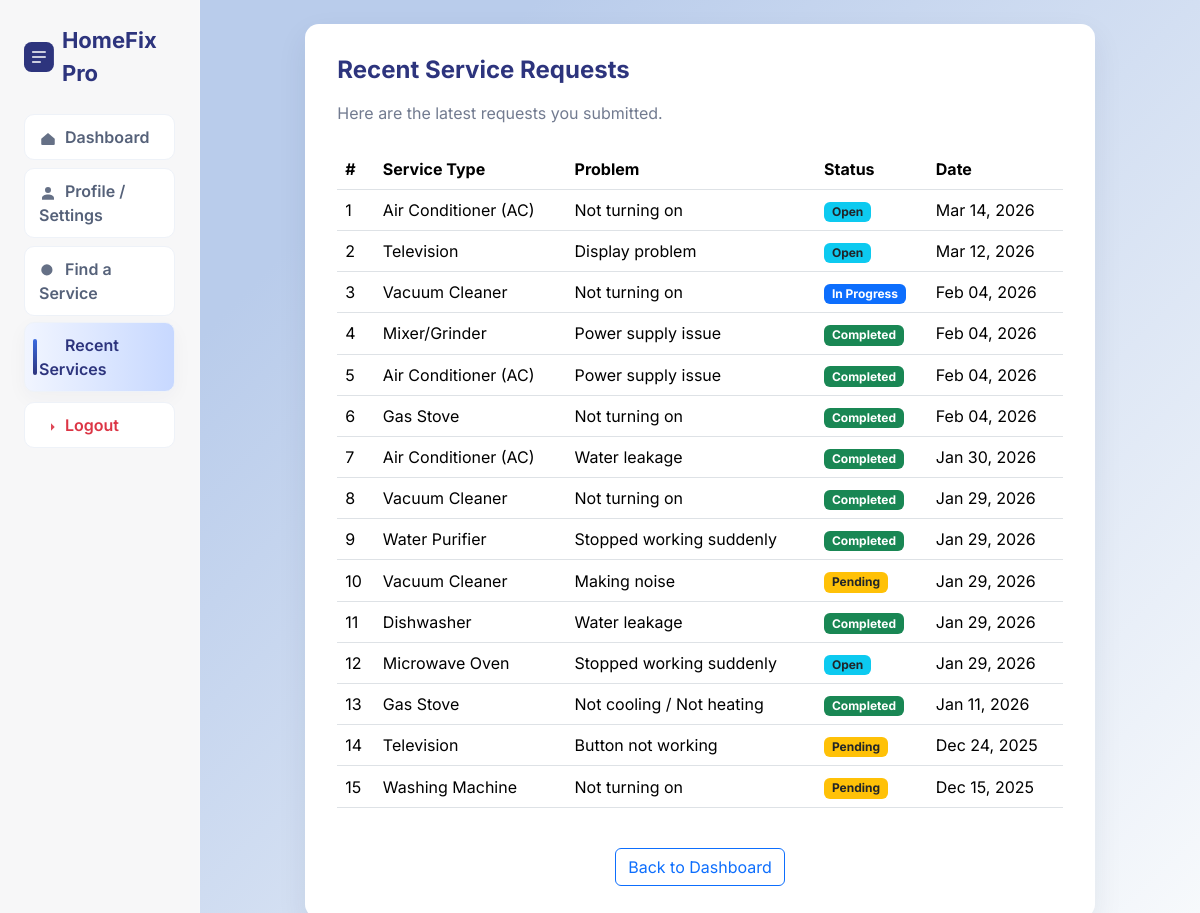
Page /recentservices/ (signed in) on the earlier database version.
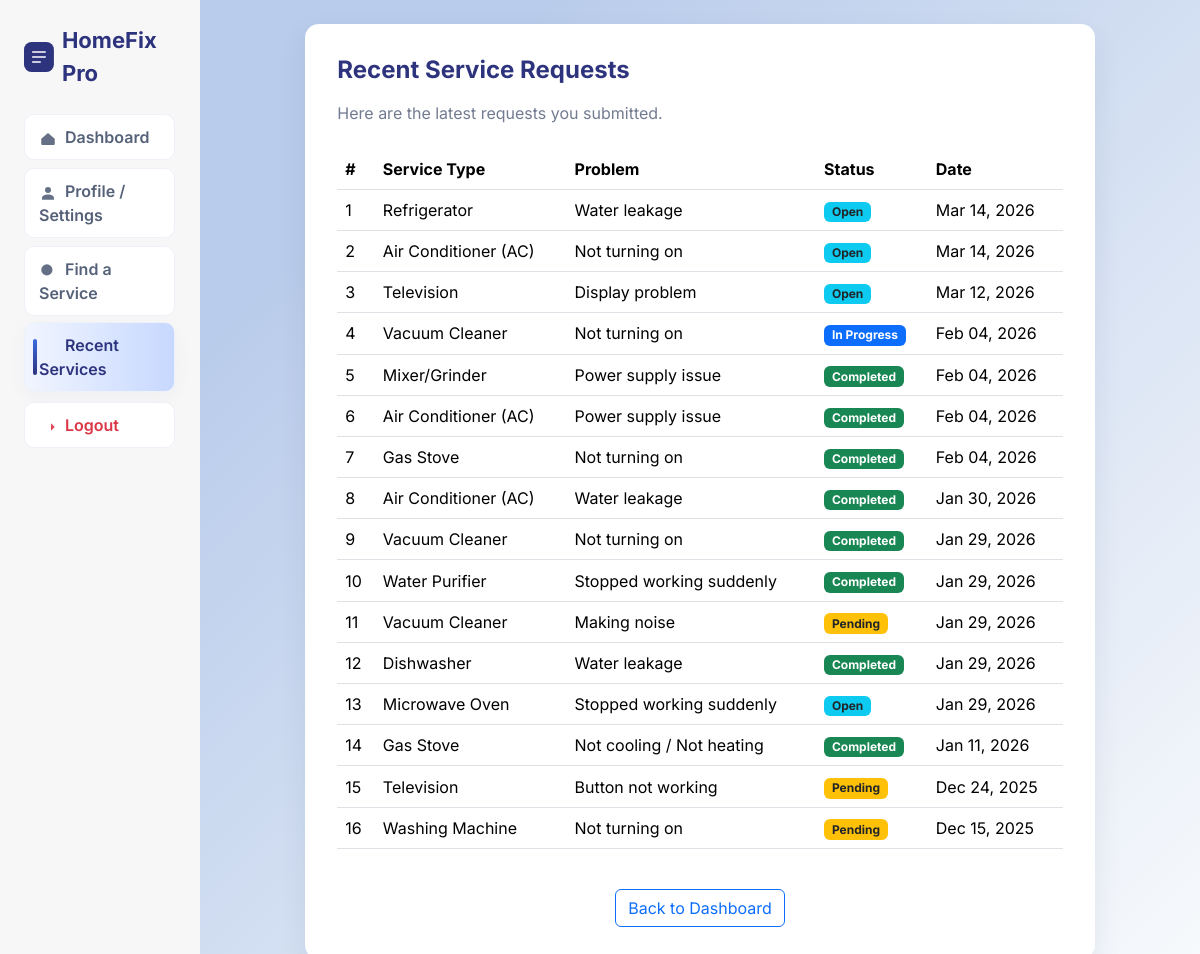
Same page on the later database version.
### homeservice/models.py (models this page shows)
class ServiceRequest(models.Model):
    STATUS_CHOICES = [
        ('pending', 'Pending'),
        ('open', 'Open for Technicians'),
        ('assigned', 'Assigned'),
        ('rescheduled', 'Rescheduled'),
        ('accepted', 'Accepted by User'),
        ('reschedule_rejected', 'Reschedule Rejected'),
        ('completed', 'Completed'),
    ]
    user = models.ForeignKey(User, on_delete=models.CASCADE, related_name='requests')
    technician = models.ForeignKey(
        User,
        on_delete=models.SET_NULL,
        null=True,
        blank=True,
        related_name='assigned_jobs'
    )
    service_type = models.CharField(max_length=100)
    problem_description = models.TextField()
    address = models.TextField()
    location = models.CharField(max_length=100, default='')  # Service area for technician matching
    preferred_date = models.DateField(null=True, blank=True)
    preferred_time = models.TimeField(null=True, blank=True)
    suggested_date = models.DateField(null=True, blank=True)
    suggested_time = models.TimeField(null=True, blank=True)
    status = models.CharField(
        max_length=20,
        choices=STATUS_CHOICES,
        default='pending'
    )
    created_at = models.DateTimeField(auto_now_add=True)
    completed_at = models.DateTimeField(null=True, blank=True)
    class Meta:
        pass
    service_amount = models.DecimalField(
        max_digits=8,
        decimal_places=2,
        null=True,
        blank=True
    )
    invoice_number = models.CharField(
        max_length=50,
        null=True,
        blank=True
    )
    invoice_generated = models.BooleanField(default=False)
    rating = models.IntegerField(
        null=True,
        blank=True,
        choices=[(1, '1 Star'), (2, '2 Stars'), (3, '3 Stars'), (4, '4 Stars'), (5, '5 Stars')]
    )
    review = models.TextField(null=True, blank=True)

### homeservice/views.py (the view)
# urls.py: path("recentservices/", views.recentservices, name="recentservices"),
@login_required
def recentservices(request):
    if Technician.objects.filter(user=request.user).exists():
        return redirect('techniciandashboard')
    services = ServiceRequest.objects.filter(user=request.user).order_by("-created_at")
    return render(request, "homeservice/recentservices.html", {"services": services})

### homeservice/templates/homeservice/recentservices.html (shortened to what this page needs)
<!DOCTYPE html>
<html lang="en">
<head>
    <link href="https://cdn.jsdelivr.net/npm/bootstrap@5.3.2/dist/css/bootstrap.min.css" rel="stylesheet">
</head>
<body>
<div class="container-fluid">
    <div class="row">
        <aside class="col-md-3 col-lg-2 sidebar p-4">
            <div class="d-flex align-items-center gap-2 mb-4">
                <svg width="36" height="36" viewBox="0 0 24 24" fill="#2d347d">
                    <rect width="24" height="24" rx="6"/><path d="M7 12h10M7 8h10M7 16h6" stroke="white" stroke-width="1.3" stroke-linecap="round" stroke-linejoin="round"/>
                </svg>
                <span class="brand">HomeFix Pro</span>
            </div>
            <div class="d-grid gap-2">
                <a href="/dashboard/" class="side-item text-decoration-none"><svg viewBox="0 0 24 24" xmlns="http://www.w3.org/2000/svg"><path d="M3 11.5L12 4l9 7.5v7A1.5 1.5 0 0 1 19.5 20h-15A1.5 1.5 0 0 1 3 18.5v-7z"></path></svg>Dashboard</a>
                <a href="/profile/" class="side-item text-decoration-none"><svg viewBox="0 0 24 24" xmlns="http://www.w3.org/2000/svg"><path d="M12 12a4 4 0 1 0 0-8 4 4 0 0 0 0 8zm0 2c-4.418 0-8 2.015-8 4.5V21h16v-2.5c0-2.485-3.582-4.5-8-4.5z"></path></svg>Profile / Settings</a>
                <a href="/findservice/" class="side-item text-decoration-none"><svg viewBox="0 0 24 24" xmlns="http://www.w3.org/2000/svg"><path d="M21 21l-4.35-4.35M10.5 18a7.5 7.5 0 1 1 0-15 7.5 7.5 0 0 1 0 15z"></path></svg>Find a Service</a>
                <a href="/recentservices/" class="side-item text-decoration-none active"><svg viewBox="0 0 24 24" xmlns="http://www.w3.org/2000/svg"><path d="M3 6h18M3 12h18M3 18h18"></path></svg>Recent Services</a>
                <a href="#" class="side-item text-decoration-none text-danger logout-trigger"><svg viewBox="0 0 24 24" xmlns="http://www.w3.org/2000/svg"><path d="M16 17l5-5-5-5M21 12H9"></path></svg>Logout</a>
            </div>
        </aside>
        <main class="col-md-9 col-lg-10 p-4">
            <div class="row justify-content-center">
                <div class="col-lg-10 col-md-12 col-12">
                    <div class="box dashboard-card">
    <h4 class="mb-3">Recent Service Requests</h4>
    <p class="muted mb-4">Here are the latest requests you submitted.</p>
    {% if services %}
    <div class="table-responsive">
        <table class="table table-hover align-middle">
            <thead>
                <tr>
                    <th>#</th>
                    <th>Service Type</th>
                    <th>Problem</th>
                    <th>Status</th>
                    <th>Date</th>
                </tr>
            </thead>
            <tbody>
                {% for item in services %}
                <tr>
                    <td>{{ forloop.counter }}</td>
                    <td>{{ item.service_type }}</td>
                    <td>{{ item.problem_description }}</td>
                    <td>
                        {% if item.status == 'pending' %}
                            <span class="badge bg-warning text-dark">Pending</span>
                        {% elif item.status == 'open' %}
                            <span class="badge bg-info text-dark">Open</span>
                        {% elif item.status == 'assigned' %}
                            <span class="badge bg-primary">In Progress</span>
                        {% elif item.status == 'rescheduled' %}
                            <span class="badge bg-warning text-dark">Rescheduled</span>
                        {% elif item.status == 'accepted' %}
                            <span class="badge bg-success">Accepted</span>
                        {% elif item.status == 'reschedule_rejected' %}
                            <span class="badge bg-danger">Reschedule Rejected</span>
                        {% elif item.status == 'completed' %}
                            <span class="badge bg-success">Completed</span>
                        {% else %}
                            <span class="badge bg-secondary">{{ item.get_status_display|default:item.status|default:'Unknown' }}</span>
                        {% endif %}
                    </td>
                    <td>{{ item.created_at|date:"M d, Y" }}</td>
                </tr>
                {% endfor %}
            </tbody>
        </table>
    </div>
    {% else %}
        <p class="text-center muted py-3">No service requests found.</p>
    {% endif %}
    <div class="text-center mt-4">
        <a href="/dashboard/" class="btn btn-outline-primary">Back to Dashboard</a>
    </div>
</div>
                    </div>
                </div>
            </div>
    </div>
</body>
</html>

### homeservice/templates/homeservice/_dashboard_styles.html (style rules this page uses)
body { font-family: 'Inter', sans-serif; background: linear-gradient(135deg,#b9cceb 25%, #f8fafc 100%); background-attachment: fixed; color: #273444; }
.dashboard-card { background:#ffffff; padding:32px; border-radius:14px; box-shadow:0 12px 30px rgba(13,38,77,0.08); }
h4 { color:#2d347d; font-weight:700; margin-bottom:6px; }
.muted { color:#6b7280; }

### homeservice/templates/homeservice/recentservices.html (style rules this page uses)
.sidebar { min-height: 100vh; background: #f7f7f8; border-right: 1px solid rgba(255,255,255,0.08); padding-top: 30px; }
.brand { font-size:22px; font-weight:700; color:#2d347d; }
.muted { color:#727b90; }
.side-item { display:block; padding:10px 14px; border-radius:10px; background:#ffffff; color:#556179; border:1px solid #eef2f8; font-weight:600; position:relative; transition: all .18s ease; }
.side-item svg { width:18px; height:18px; margin-right:8px; vertical-align:middle; fill:currentColor; opacity:0.9; }
.side-item::before { content:""; position:absolute; left:8px; top:50%; transform:translateY(-50%); width:0; height:36px; background:linear-gradient(180deg,#3b6be0,#2d347d); border-radius:8px; transition: width .18s ease; }
.side-item:hover, .side-item.active { background:linear-gradient(90deg,#f1f5ff,#c7d8ff); color:#2d347d; text-decoration:none; box-shadow:0 6px 20px rgba(47,63,88,0.04); transform:translateY(-2px); }
.side-item:hover::before, .side-item.active::before { width:4px; }
.side-item:hover svg, .side-item.active svg { color:#2d347d; opacity:1; }

Differences in the rows shown:
added ServiceRequest: service_type "Refrigerator", problem_description "Water leakage", status "Open", created_at "Mar 14, 2026"
